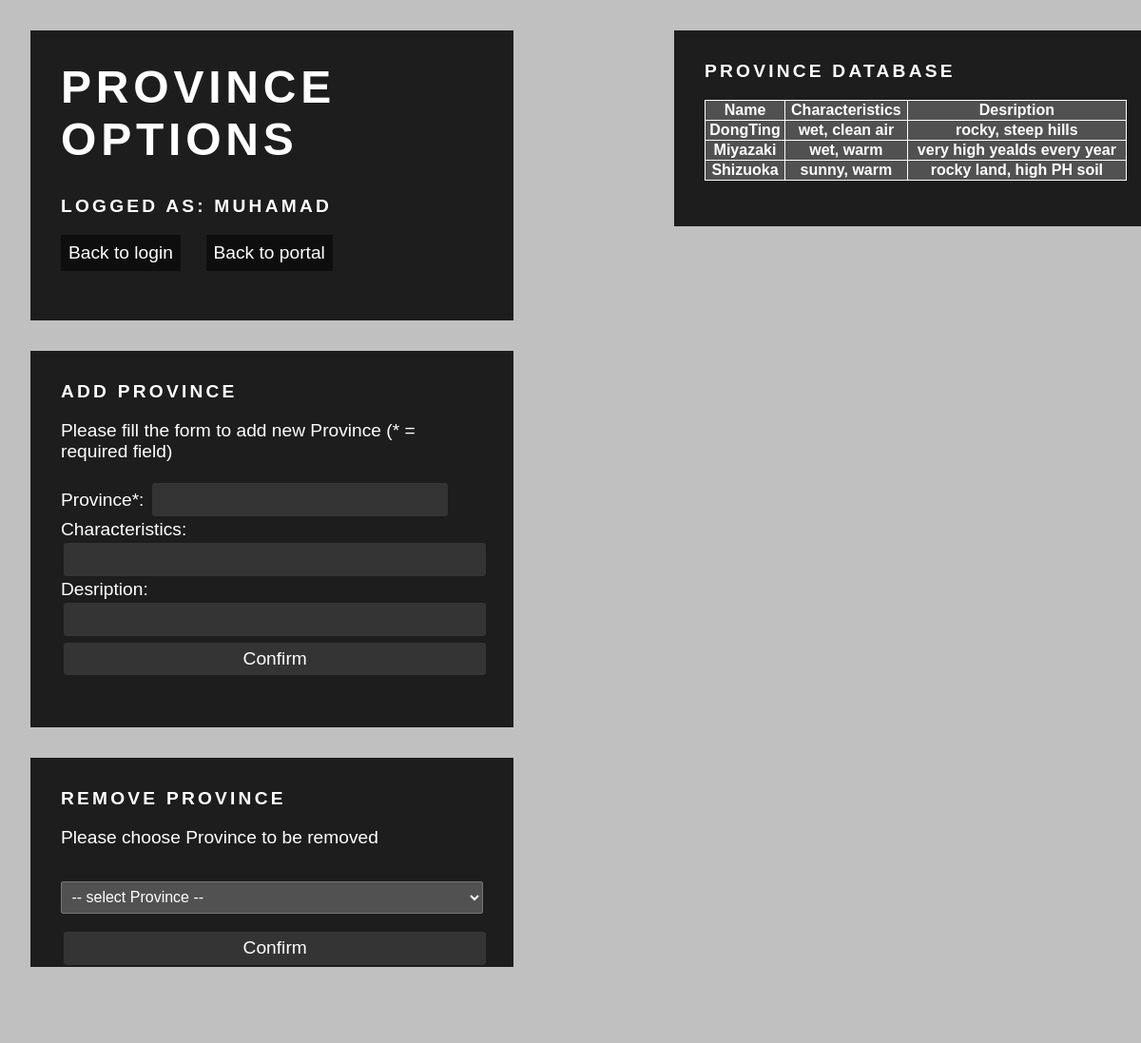
Page /third_year/IIS/employee/province_options.php (signed in) on the committed database.
### tables this page shows
CREATE TABLE Oblast
(
  nazev_oblast VARCHAR(25) NOT NULL,
  charakteristika VARCHAR(50),
  popis VARCHAR(100)
);

### third_year/IIS/employee/province_options.php (the view, shortened to what this page needs)
<html>
<head>
<link rel="stylesheet" href="../css/style.css">
</head>
<?php
$db = mysqli_init();
?>
<body>
<div id="PortalPage">
<h1>Province Options</h1>
<?php
	if (isset($_SESSION["username"]) && isset($_SESSION["role"]) &&
		($_SESSION["role"] == "admin" || $_SESSION["role"] == "emloyee"))
	{
		echo "<h3>Logged as: ";
		echo  $_SESSION["username"];
		echo "</h3>";
	}
	else
	{
		header("Location: ../index.php");
	}
?>
<p><a href="../index.php">Back to login</a>
	<a href="./index.php">Back to portal</a></p>
</div>
<div id="PortalPage">
<h3>Add Province</h3>
<p>Please fill the form to add new Province (* = required field)</p>
<form action="<?=$_SERVER["PHP_SELF"]?>"  method="post">
        Province*: <input type="text" id="name" name="name"/> <br>
        Characteristics:<br><input type="text" id="char" name="char" value="<?php echo isset($_POST["char"]) ? htmlspecialchars($_POST["char"]) : "" ?>"/> <br>
		Desription:<br> <input type="text" id="desc" name="desc" value="<?php echo isset($_POST["desc"]) ? htmlspecialchars($_POST["desc"]) : "" ?>" /> <br>
        <input type="submit" name="add" value="Confirm" />
</form>
</div>
<div id="PortalPage">
<h3>Remove Province</h3>
<p>Please choose Province to be removed</p>
<form action="<?=$_SERVER["PHP_SELF"]?>"  method="post">
<select name="Country">
<option hidden disabled selected value> -- select Province -- </option>
<?php
$sql1 = "SELECT nazev_oblast, charakteristika, popis FROM Oblast;";
?>
</select>
<input type="submit" name="remove" value="Confirm" />
</form>
</div>
<div id="PortalPageRightWrapper">
<div id="PortalPageRight">
<h3>Province Database</h3>
<?php
echo "<table>";
	echo "<tr>";
		echo "<th> Name </th>";
		echo "<th> Characteristics </th>";
		echo "<th> Desription </th>";
	echo "</tr>";
$result = mysqli_query($db, $sql1);
while ($row = $result->fetch_row())
{
	printf("<tr>\n<th>%s</th>\n<th>%s</th>\n<th>%s</th>\n</tr>\n",
			$row[0], $row[1], $row[2]);
}
echo "</table>";
?>
</div>
</div>
</body>
</html>

### third_year/IIS/css/style.css (style rules this page uses)
input[type=text] { font-family: Agenda-Light, Agenda Light, Agenda, Arial Narrow, sans-serif; width: 50%; display: inline-block; padding: 5px 2px; box-sizing: border-box; border: 0px solid #555; }
body { margin: 0; background: #C0C0C0; }
#PortalPage { font-family: Agenda-Light, Agenda Light, Agenda, Arial Narrow, sans-serif; font-weight:100; background: rgba(0,0,0,0.85); color: white; padding: 2rem; width: 37%; margin:2rem; position: relative; font-size: 1.2rem; }
#PortalPageRightWrapper { position: absolute; top: 0; right: 15px; width: 37%; background: rgba(0,0,0,0); padding-right: 2rem; margin-right:2rem; }
#PortalPageRight { font-family: Agenda-Light, Agenda Light, Agenda, Arial Narrow, sans-serif; font-weight:100; background: rgba(0,0,0,0.85); color: white; width: 100%; position: relative; font-size: 1.2rem; padding: 2rem; margin:2rem; }
h1 { font-size: 3rem; text-transform: uppercase; margin-top: 0; letter-spacing: .3rem; }
h3 { font-size: 1.2rem; text-transform: uppercase; margin-top: 0; letter-spacing: .2rem; }
table { width: 100%; padding: .4rem; margin: 1rem auto; font-size: 1rem; background: rgba(255,255,255,0.23); color: #fff; border-radius: 2px; border-collapse: collapse; }
th, td { border: 1px solid white; }
select { width: 100%; padding: .4rem; margin: 1rem auto; font-size: 1rem; background: rgba(255,255,255,0.23); color: #fff; border-radius: 2px; border-collapse: collapse; }
option { background: gray; color: #fff; }
a { display: inline-block; color: #fff; text-decoration: none; background:rgba(0,0,0,0.5); padding: .5rem; transition: .6s background; }
#PortalPage input[name="name"] { width: 70%; }
#PortalPage input { width: 100%; padding: .4rem; border: none; margin: 0.2rem; font-size: 1.2rem; background: rgba(255,255,255,0.10); color: #fff; border-radius: 3px; cursor: pointer; transition: .3s background; }
select option[disabled] { display:none; }

### rows in the picture
oblast: nazev_oblast "DongTing", charakteristika "wet, clean air", popis "rocky, steep hills"
oblast: nazev_oblast "Miyazaki", charakteristika "wet, warm", popis "very high yealds every year"
oblast: nazev_oblast "Shizuoka", charakteristika "sunny, warm", popis "rocky land, high PH soil"

### other values in the picture
$_SESSION["username"] "MUHAMAD"
